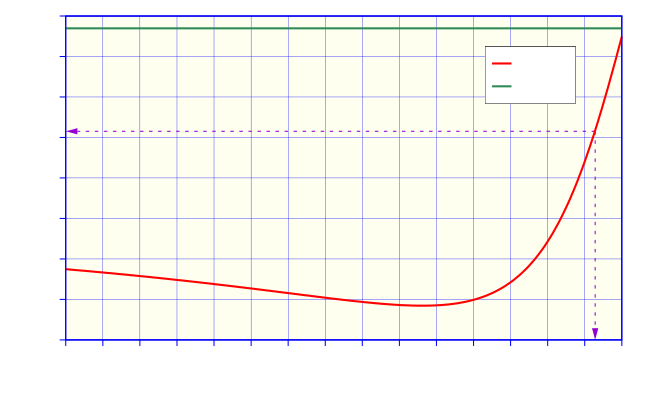

The gnuplot source for this figure:
#!/gnuplot
#
#    
#    	G N U P L O T
#    	Version 5.2 patchlevel 7    last modified 2019-05-29 
#    
#    	Copyright (C) 1986-1993, 1998, 2004, 2007-2018
#    	Thomas Williams, Colin Kelley and many others
#    
#    	gnuplot home:     http://www.gnuplot.info
#    	faq, bugs, etc:   type "help FAQ"
#    	immediate help:   type "help"  (plot window: hit 'h')
# set terminal windows 0 color solid butt enhanced
# set output
unset clip points
set clip one
unset clip two
set bar 1.000000 front
set border front linecolor rgb "blue"  linewidth 3.000 dashtype solid
set zdata 
set ydata 
set xdata 
set y2data 
set x2data 
set boxwidth
set style fill  empty border
set style rectangle back fc  bgnd fillstyle   solid 1.00 border lt -1
set style circle radius graph 0.02, first 0.00000, 0.00000 
set style ellipse size graph 0.05, 0.03, first 0.00000 angle 0 units xy
set dummy x, y
set format x "% .0f" 
set format y "% .0f" 
set format x2 "% h" 
set format y2 "% .0f" 
set format z "% h" 
set format cb "% h" 
set format r "% h" 
set timefmt "%d/%m/%y,%H:%M"
set angles radians
set grid back nopolar xtics nomxtics ytics nomytics noztics nomztics
set grid nox2tics nomx2tics noy2tics nomy2tics nocbtics nomcbtics
set grid linecolor "blue" linetype 1 linewidth 1.00 
set raxis
set style parallel front  lt black linewidth 2.000 dashtype solid
set key title ""
#set key inside right bottom vertical Left reverse enhanced box
set key at 1375, 218.5  Left reverse  box
set key noinvert samplen 2 spacing 1.5 width 0.5 height 0.5 
set key maxcolumns 0 maxrows 0
set key opaque
#set key off
unset label
unset arrow
set style increment default
unset style line
unset style arrow
set style histogram clustered gap 2 title textcolor lt -1
unset object
set style textbox transparent margins  1.0,  1.0 border
unset logscale
set offsets 0, 0, 0, 0
set pointsize 1
set pointintervalbox 1
set encoding default
unset polar
unset parametric
set decimalsign ','
set view 60, 30, 1, 1
set samples 2000
set isosamples 10, 10
set surface 
unset contour
set cntrlabel  format '%8.3g' font '' start 5 interval 20
set mapping cartesian
set datafile separator whitespace
unset hidden3d
set cntrparam order 4
set cntrparam linear
set cntrparam levels auto 5
set cntrparam points 5
set size ratio 0 1,1
set origin 0,0
set style data points
set style function lines
unset xzeroaxis
unset yzeroaxis
unset zzeroaxis
unset x2zeroaxis
unset y2zeroaxis
set ticslevel 0.5
set tics scale  1, 0.5, 1, 1, 1
set mxtics default
set mytics default
set mztics default
set mx2tics default
set my2tics default
set mcbtics default
set mrtics default
set xtics border out scale 1,0.5 nomirror norotate  autojustify
set xtics 0.0,100.0,1500.0 norangelimit textcolor rgb "blackz" 
set ytics border out scale 1,0.5 nomirror norotate  autojustify
set ytics 204.0,2.0,220.0 norangelimit textcolor rgb "black" 
set ztics border out scale 1,0.5 nomirror norotate  autojustify
set ztics autofreq  norangelimit textcolor rgb "black" 
unset x2tics
unset y2tics
set cbtics border out scale 1,0.5 nomirror norotate  autojustify
set cbtics autofreq  norangelimit textcolor rgb "black" 
set rtics axis out scale 1,0.5 nomirror norotate  autojustify
set rtics autofreq  norangelimit textcolor rgb "black" 
set paxis 1 tics border out scale 1,0.5 nomirror norotate  autojustify
set paxis 1 tics autofreq  rangelimit textcolor rgb "black" 
set paxis 2 tics border out scale 1,0.5 nomirror norotate  autojustify
set paxis 2 tics autofreq  rangelimit textcolor rgb "black" 
set paxis 3 tics border out scale 1,0.5 nomirror norotate  autojustify
set paxis 3 tics autofreq  rangelimit textcolor rgb "black" 
set paxis 4 tics border out scale 1,0.5 nomirror norotate  autojustify
set paxis 4 tics autofreq  rangelimit textcolor rgb "black" 
set paxis 5 tics border out scale 1,0.5 nomirror norotate  autojustify
set paxis 5 tics autofreq  rangelimit textcolor rgb "black" 
set paxis 6 tics border out scale 1,0.5 nomirror norotate  autojustify
set paxis 6 tics autofreq  rangelimit textcolor rgb "black" 
set paxis 7 tics border out scale 1,0.5 nomirror norotate  autojustify
set paxis 7 tics autofreq  rangelimit textcolor rgb "black" 
set title "" 
set title  font "" norotate
set timestamp bottom 
set timestamp "" 
set timestamp  font "" norotate
set rrange [ * : * ] noreverse nowriteback
set trange [ * : * ] noreverse nowriteback
set urange [ * : * ] noreverse nowriteback
set vrange [ * : * ] noreverse nowriteback
set xlabel '$n\ped{m}\, / \,\unit{r/min}$'
set xlabel  font "" textcolor lt -1 norotate
set x2label "" 
set x2label  font "" textcolor lt -1 norotate
set xrange [ 0.0000 : 1500.0000 ] noreverse nowriteback
set x2range [ 0.0000 : 1500.0000 ] noreverse nowriteback
set ylabel  '$U_1\, / \,\unit{V}, \quad U\ped{1,sist}\, / \,\unit{V}$'
set ylabel  font "" textcolor lt -1 rotate by -270
set y2label  ''
set y2label  font "" textcolor lt -1 rotate by -270
set yrange [ 204.000 : 220.000 ] noreverse nowriteback
set y2range [ 0.000 : 50.000 ] noreverse nowriteback
set zlabel "" 
set zlabel  font "" textcolor lt -1 norotate
set zrange [ * : * ] noreverse nowriteback
set cblabel "" 
set cblabel  font "" textcolor lt -1 rotate by -270
set cbrange [ * : * ] noreverse nowriteback
set paxis 1 range [ * : * ] noreverse nowriteback
set paxis 2 range [ * : * ] noreverse nowriteback
set paxis 3 range [ * : * ] noreverse nowriteback
set paxis 4 range [ * : * ] noreverse nowriteback
set paxis 5 range [ * : * ] noreverse nowriteback
set paxis 6 range [ * : * ] noreverse nowriteback
set paxis 7 range [ * : * ] noreverse nowriteback
set zero 1e-008
set lmargin  -1
set bmargin  -1
set rmargin  -1
set tmargin  -1
set locale "Catalan_Spain.1252"
set pm3d explicit at s
set pm3d scansautomatic
set pm3d interpolate 1,1 flush begin noftriangles noborder corners2color mean
set palette positive nops_allcF maxcolors 0 gamma 1.5 color model RGB 
set palette rgbformulae 7, 5, 15
set colorbox default
set colorbox vertical origin screen 0.9, 0.2, 0 size screen 0.05, 0.6, 0 front bdefault
set style boxplot candles range  1.50 outliers pt 7 separation 1 labels auto unsorted
set loadpath 
set fontpath 
set psdir
set fit brief errorvariables nocovariancevariables errorscaling prescale nowrap v5
GNUTERM = "windows"
ARGC = 0
ARG0 = ""
set terminal cairolatex pdf size 16.5cm,10cm
set output "Cap-Motors-Induccio-MotTensRedIarr-2.tex"
set object rectangle from 0,204 to 1500,220 fillstyle solid fillcolor rgb "#FFFFF0" behind
set arrow from 1428.0, 214.305 to 0.0, 214.305 dt 2 linecolor rgb "dark-violet" linewidth 3.0 head noborder back
set label '{$\scriptstyle\qty{214,305}{V}$}' at 150, 214.6 center norotate front
set arrow from 1428.0, 214.305 to 1428.0, 204.0 dt 2 linecolor rgb "dark-violet" linewidth 3.0 head noborder back
set label '{$\scriptstyle\qty{1428}{r/min}$}' at 1412, 206 center rotate by -270 front
plot "../Python/Auxiliars/Cap-Motors-Induccio-MotTensRedIarr-Aux.txt" using 1:5 with lines axes x1y1 linecolor rgb "red" linewidth 6.000 title '$U_1$', 219.393 with lines axes x1y1 linecolor rgb "sea-green" linewidth 6.000 title '$U\ped{1,sist}$'
#    EOF
